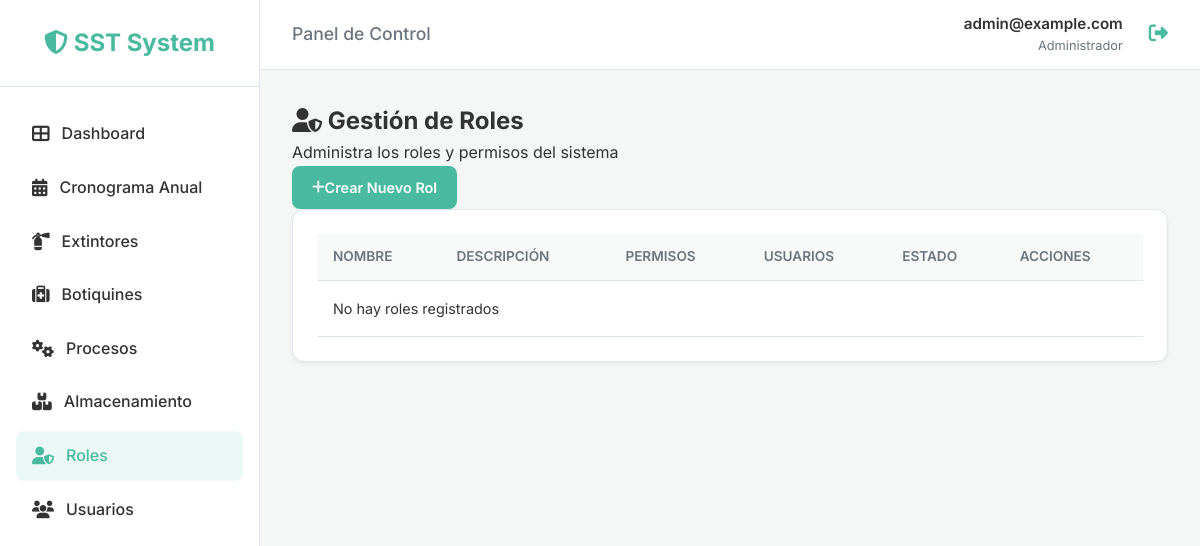
Page /roles/ (signed in) on the earlier database version.
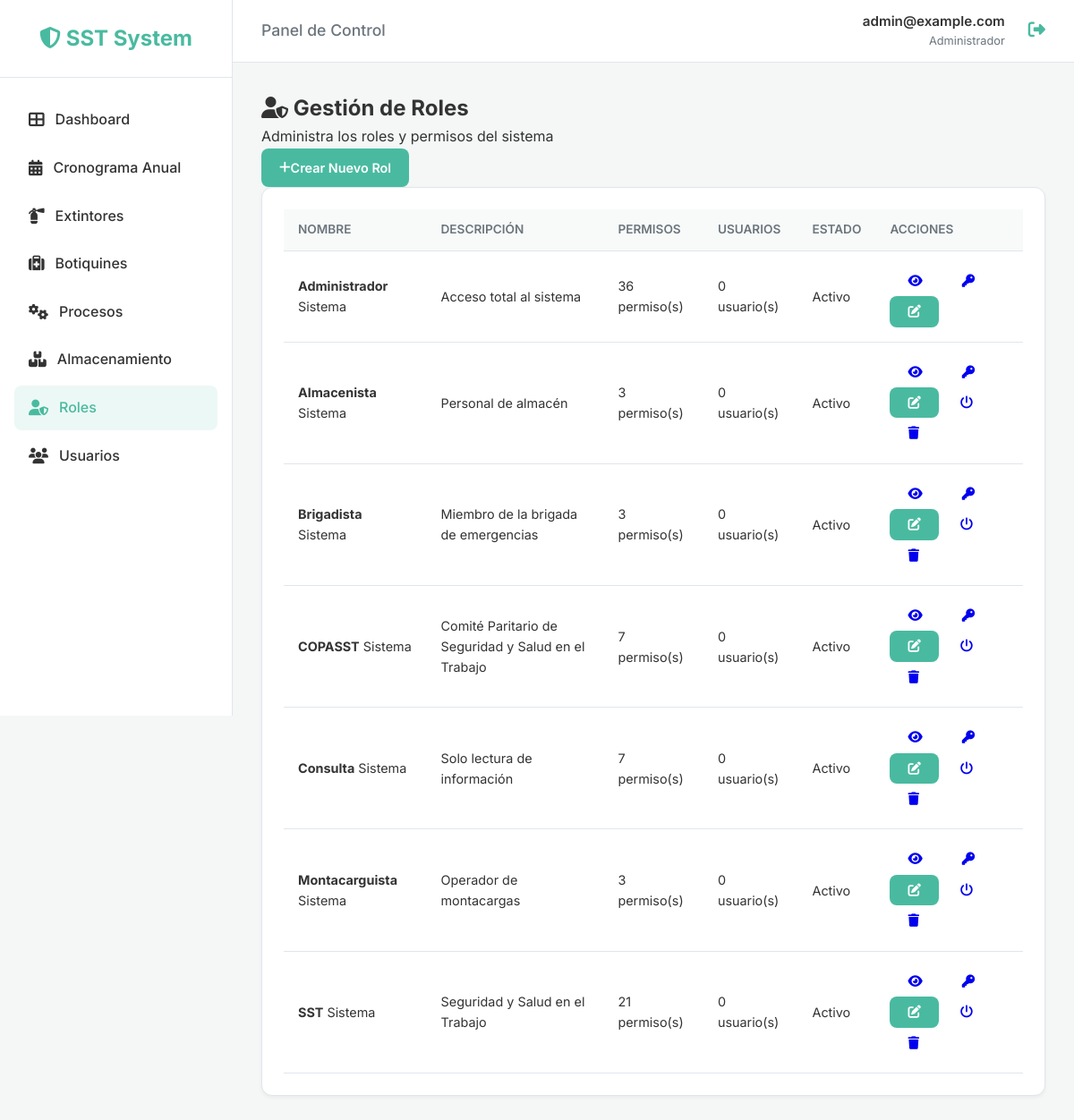
Same page on the later database version.
### users/models.py (models this page shows, shortened)
class CustomUser(AbstractUser):
    email = models.EmailField(unique=True)
    document_number = models.CharField(max_length=20, blank=True, null=True)
    role = models.ForeignKey('roles.Role', on_delete=models.SET_NULL, null=True, blank=True,
                             related_name='users', verbose_name='Rol')
    updated_at = models.DateTimeField(auto_now=True)
    USERNAME_FIELD = 'email'
    REQUIRED_FIELDS = ['username', 'first_name', 'last_name']

### roles/models.py (models this page shows, shortened)
class Role(models.Model):
    name = models.CharField(max_length=100, unique=True, verbose_name='Nombre del Rol')
    description = models.TextField(blank=True, verbose_name='Descripción')
    permissions = models.ManyToManyField(Permission, blank=True, related_name='roles', verbose_name='Permisos')
    is_active = models.BooleanField(default=True, verbose_name='Activo')
    is_system_role = models.BooleanField(default=False, verbose_name='Rol del Sistema')
    created_at = models.DateTimeField(auto_now_add=True)
    updated_at = models.DateTimeField(auto_now=True)
    class Meta:
        verbose_name = 'Rol'
        verbose_name_plural = 'Roles'
        ordering = ['name']

### roles/views.py (the view)
# urls.py: path('', views.RoleListView.as_view(), name='role_list'),
class RoleListView(LoginRequiredMixin, ListView):
    model = Role
    template_name = 'roles/role_list.html'
    context_object_name = 'roles'
    def get_queryset(self):
        return Role.objects.all().prefetch_related('permissions')

### templates/roles/role_list.html (shortened to what this page needs)
{% extends 'base.html' %}
{% load static %}
{% block content %}
<div class="container-fluid">
    <div class="row mb-4">
        <div class="col-12">
            <h2><i class="fas fa-user-shield"></i> Gestión de Roles</h2>
            <p class="text-muted">Administra los roles y permisos del sistema</p>
        </div>
    </div>
    <div class="row mb-3">
        <div class="col-12">
            <a href="{% url 'role_create' %}" class="btn btn-primary">
                <i class="fas fa-plus"></i> Crear Nuevo Rol
            </a>
        </div>
    </div>
    <div class="row">
        <div class="col-12">
            <div class="card">
                <div class="card-body">
                    <div class="table-responsive">
                        <table class="table table-hover">
                            <thead>
                                <tr>
                                    <th>Nombre</th>
                                    <th>Descripción</th>
                                    <th>Permisos</th>
                                    <th>Usuarios</th>
                                    <th>Estado</th>
                                    <th>Acciones</th>
                                </tr>
                            </thead>
                            <tbody>
                                {% for role in roles %}
                                <tr>
                                    <td>
                                        <strong>{{ role.name }}</strong>
                                        {% if role.is_system_role %}
                                        <span class="badge bg-info ms-2">Sistema</span>
                                        {% endif %}
                                    </td>
                                    <td>{{ role.description|truncatewords:10 }}</td>
                                    <td>
                                        <span class="badge bg-secondary">
                                            {{ role.permissions.count }} permiso(s)
                                        </span>
                                    </td>
                                    <td>
                                        <span class="badge bg-primary">
                                            {{ role.users.count }} usuario(s)
                                        </span>
                                    </td>
                                    <td>
                                        {% if role.is_active %}
                                        <span class="badge bg-success">Activo</span>
                                        {% else %}
                                        <span class="badge bg-danger">Inactivo</span>
                                        {% endif %}
                                    </td>
                                    <td>
                                        <div class="btn-group" role="group">
                                            <a href="{% url 'role_detail' role.pk %}" class="btn btn-sm btn-info"
                                                title="Ver detalles">
                                                <i class="fas fa-eye"></i>
                                            </a>
                                            <a href="{% url 'role_permissions' role.pk %}"
                                                class="btn btn-sm btn-warning" title="Gestionar permisos">
                                                <i class="fas fa-key"></i>
                                            </a>
                                            <a href="{% url 'role_edit' role.pk %}" class="btn btn-sm btn-primary"
                                                title="Editar">
                                                <i class="fas fa-edit"></i>
                                            </a>
                                            {% if role.name != 'Administrador' %}
                                            <a href="{% url 'role_toggle' role.pk %}" class="btn btn-sm btn-secondary"
                                                title="{% if role.is_active %}Desactivar{% else %}Activar{% endif %}"
                                                onclick="return confirm('¿Está seguro de {% if role.is_active %}desactivar{% else %}activar{% endif %} este rol?')">
                                                <i class="fas fa-power-off"></i>
                                            </a>
                                            <a href="{% url 'role_delete' role.pk %}" class="btn btn-sm btn-danger"
                                                title="Eliminar"
                                                onclick="return confirm('¿Está seguro de eliminar este rol?')">
                                                <i class="fas fa-trash"></i>
                                            </a>
                                            {% endif %}
                                        </div>
                                    </td>
                                </tr>
                                {% empty %}
                                <tr>
                                    <td colspan="6" class="text-center">No hay roles registrados</td>
                                </tr>
                                {% endfor %}
                            </tbody>
                        </table>
                    </div>
                </div>
            </div>
        </div>
    </div>
</div>
{% endblock %}

### templates/base.html (shortened to what this page needs)
{% load static %}
<!DOCTYPE html>
<html lang="es">
<head>
    <link rel="stylesheet" href="https://cdnjs.cloudflare.com/ajax/libs/font-awesome/6.4.0/css/all.min.css">
    <link rel="stylesheet" href="https://cdnjs.cloudflare.com/ajax/libs/toastr.js/latest/toastr.min.css">
    <link rel="stylesheet" href="{% static 'css/style.css' %}">
</head>
<body>
    {% if user.is_authenticated %}
    <div class="app-wrapper">
        <aside class="sidebar">
            <div class="sidebar-header">
                <a href="{% url 'dashboard' %}" class="logo">
                    <i class="fas fa-shield-alt"></i> <span class="logo-text">SST System</span>
                </a>
            </div>
            <ul class="sidebar-menu">
                <li>
                    <a href="{% url 'dashboard' %}"
                        class="{% if request.resolver_match.url_name == 'dashboard' %}active{% endif %}">
                        <i class="fas fa-th-large"></i> <span>Dashboard</span>
                    </a>
                </li>
                <li>
                    <a href="{% url 'inspection_list' %}"
                        class="{% if request.resolver_match.url_name == 'inspection_list' %}active{% endif %}">
                        <i class="fas fa-calendar-alt"></i> <span>Cronograma Anual</span>
                    </a>
                </li>
                <li>
                    <a href="{% url 'extinguisher_list' %}"
                        class="{% if 'extinguisher' in request.path %}active{% endif %}">
                        <i class="fas fa-fire-extinguisher"></i> <span>Extintores</span>
                    </a>
                </li>
                <li>
                    <a href="{% url 'first_aid_list' %}" class="{% if 'first-aid' in request.path %}active{% endif %}">
                        <i class="fas fa-medkit"></i> <span>Botiquines</span>
                    </a>
                </li>
                <li>
                    <a href="{% url 'process_list' %}" class="{% if 'process' in request.path %}active{% endif %}">
                        <i class="fas fa-cogs"></i> <span>Procesos</span>
                    </a>
                </li>
                <li>
                    <a href="{% url 'storage_list' %}" class="{% if 'storage' in request.path %}active{% endif %}">
                        <i class="fas fa-boxes"></i> <span>Almacenamiento</span>
                    </a>
                </li>
                {% if user.is_staff %}
                <li>
                    <a href="{% url 'role_list' %}" class="{% if 'roles' in request.path %}active{% endif %}">
                        <i class="fas fa-user-shield"></i> <span>Roles</span>
                    </a>
                </li>
                <li>
                    <a href="{% url 'user_list' %}"
                        class="{% if request.resolver_match.url_name == 'user_list' %}active{% endif %}">
                        <i class="fas fa-users"></i> <span>Usuarios</span>
                    </a>
                </li>
                {% endif %}
            </ul>
        </aside>
        <div style="flex: 1; display: flex; flex-direction: column;">
            <header class="topbar">
                <div class="page-title">
                    <h2 style="font-size: 1.1rem; color: var(--text-light); font-weight: 500;">
                        {% block header_title %}Panel de Control{% endblock %}
                    </h2>
                </div>
                <div class="user-profile">
                    <div class="user-info">
                        <span class="user-name">{{ user.get_full_name|default:user.email }}</span>
                        <span class="user-role">{% if user.is_staff %}Administrador{% else %}Inspector{% endif %}</span>
                    </div>
                    <form action="{% url 'logout' %}" method="post" style="display:inline;">
                        <button type="submit" class="btn btn-link" title="Cerrar Sesión">
                            <i class="fas fa-sign-out-alt" style="font-size: 1.2rem; margin-left: 10px;"></i>
                        </button>
                    </form>
                </div>
            </header>
            <main class="main-content">
                <div class="content-container">
                    {% block content %}{% endblock %}
                </div>
            </main>
        </div>
    </div>
    {% endif %}
</body>
</html>

### static/css/style.css (style rules this page uses)
:root { --primary-color: #49BAA0; --primary-hover: #3a9480; --bg-color: #f4f7f6; --sidebar-bg: #ffffff; --navbar-bg: #ffffff; --text-color: #333333; --text-light: #6c757d; --border-color: #e0e6ed; --white: #ffffff; --shadow-sm: 0 2px 4px rgba(0, 0, 0, 0.05); --shadow-md: 0 4px 6px rgba(0, 0, 0, 0.07); --sidebar-width: 260px; --transition: all 0.3s ease; }
* { margin: 0; padding: 0; box-sizing: border-box; }
body { font-family: 'Inter', -apple-system, BlinkMacSystemFont, "Segoe UI", Roboto, sans-serif; background-color: var(--bg-color); color: var(--text-color); line-height: 1.6; }
.app-wrapper { display: flex; min-height: 100vh; }
.sidebar { width: var(--sidebar-width); background-color: var(--sidebar-bg); border-right: 1px solid var(--border-color); position: fixed; height: 100vh; z-index: 1000; display: flex; flex-direction: column; }
.sidebar-header { padding: 24px; text-align: center; border-bottom: 1px solid var(--border-color); }
.sidebar-header .logo { font-size: 1.5rem; font-weight: 700; color: var(--primary-color); text-decoration: none; }
.sidebar-menu { flex: 1; padding: 20px 0; list-style: none; }
.sidebar-menu li { padding: 2px 16px; }
.sidebar-menu a { display: flex; align-items: center; padding: 12px 16px; text-decoration: none; color: var(--text-color); border-radius: 8px; transition: var(--transition); font-weight: 500; }
.sidebar-menu a:hover, .sidebar-menu a.active { background-color: rgba(73, 186, 160, 0.1); color: var(--primary-color); }
.sidebar-menu a i { margin-right: 12px; font-size: 1.1rem; }
.topbar { position: fixed; top: 0; right: 0; left: var(--sidebar-width); height: 70px; background-color: var(--navbar-bg); border-bottom: 1px solid var(--border-color); display: flex; align-items: center; justify-content: space-between; padding: 0 32px; z-index: 999; }
.user-profile { display: flex; align-items: center; gap: 16px; }
.user-info { text-align: right; }
.user-name { display: block; font-weight: 600; font-size: 0.95rem; }
.user-role { display: block; font-size: 0.8rem; color: var(--text-light); }
.main-content { margin-left: var(--sidebar-width); margin-top: 70px; padding: 32px; width: calc(100% - var(--sidebar-width)); }
.content-container { max-width: 1200px; margin: 0 auto; }
.card { background: var(--white); border-radius: 12px; box-shadow: var(--shadow-sm); padding: 24px; margin-bottom: 24px; border: 1px solid var(--border-color); }
.btn { display: inline-flex; align-items: center; justify-content: center; padding: 10px 20px; border-radius: 8px; font-weight: 600; font-size: 0.9rem; cursor: pointer; transition: var(--transition); border: none; text-decoration: none; }
.btn-primary { background-color: var(--primary-color); color: var(--white); }
.btn-link { background: none; color: var(--primary-color); padding: 0; }
table { width: 100%; border-collapse: collapse; }
th { background-color: #f8faf9; padding: 12px 16px; text-align: left; font-weight: 600; font-size: 0.85rem; color: var(--text-light); border-bottom: 1px solid var(--border-color); text-transform: uppercase; }
td { padding: 16px; border-bottom: 1px solid var(--border-color); font-size: 0.9rem; }

Differences in the rows shown:
added Role: name "Administrador", is_system_role "Sistema", description "Acceso total al sistema", permissions.count "36", users.count "0", is_active "Activo"
added Role: name "Almacenista", is_system_role "Sistema", description "Personal de almacén", permissions.count "3", users.count "0", is_active "Activo"
added Role: name "Brigadista", is_system_role "Sistema", description "Miembro de la brigada de emergencias", permissions.count "3", users.count "0", is_active "Activo"
added Role: name "COPASST", is_system_role "Sistema", description "Comité Paritario de Seguridad y Salud en el Trabajo", permissions.count "7", users.count "0", is_active "Activo"
added Role: name "Consulta", is_system_role "Sistema", description "Solo lectura de información", permissions.count "7", users.count "0", is_active "Activo"
added Role: name "Montacarguista", is_system_role "Sistema", description "Operador de montacargas", permissions.count "3", users.count "0", is_active "Activo"
added Role: name "SST", is_system_role "Sistema", description "Seguridad y Salud en el Trabajo", permissions.count "21", users.count "0", is_active "Activo"
Other differences:
text no longer shown: "No hay roles registrados"
